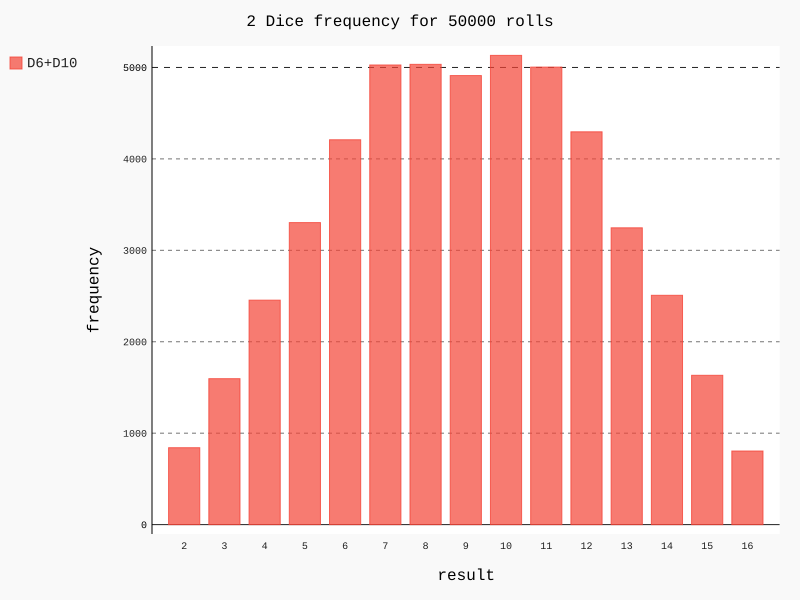

This figure's Python source:
from die import Die
import pygal
die_1 = Die()
die_2 = Die(10)


results =[]
for roll_num in range (50000):
    result = die_1.roll() + die_2.roll()
    results.append(result)

frequencies =[]
max_result = die_1.num_sides +die_2.num_sides
for value in range(2,max_result+1):
    frequency = results.count(value)
    frequencies.append(frequency)
print(frequencies)

hist = pygal.Bar()

hist.title = "2 Dice frequency for 50000 rolls"
hist.x_labels=['2', '3', '4', '5', '6', '7', '8', '9', '10', '11', '12','13','14','15','16']
hist.x_title ="result"
hist.y_title ="frequency"
hist.add('D6+D10',frequencies)
hist.render_to_file('die_visual.svg')
